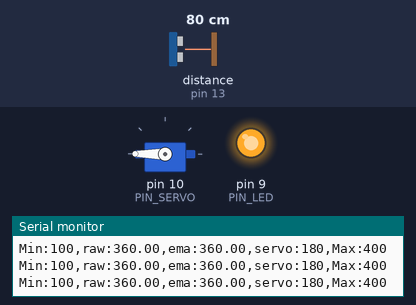
The sketch below on a simulated Arduino Uno, built with avr-gcc and run on an emulated ATmega328P. Shown: servo, output pins drawn as LEDs (lit = HIGH), the last lines printed to the serial monitor. Wiring (inferred from the names in the program): ultrasonic range finder: trigger pin 12; echo pin 13. The test bench sets the inputs (shaded band); at power-on: distance to the obstacle (sensor on pin 13) 80 cm. The echo pulse lasts 58.3 µs per cm; pins used as bus, display or sensor lines are not drawn.

Above: at 1.2 s.
1.3 s: distance to the obstacle (sensor on pin 13) set to 2 cm
At 1.9 s:
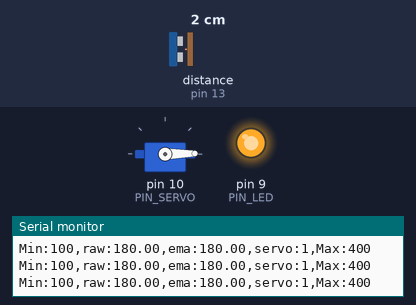
3.0 s: distance to the obstacle (sensor on pin 13) set to 16 cm
4.5 s: distance to the obstacle (sensor on pin 13) set to 19 cm
At 6.32 s:
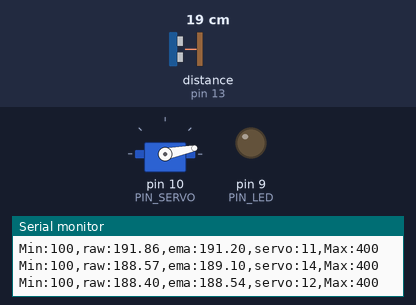
7.5 s: distance to the obstacle (sensor on pin 13) set to 4 cm
At 8.4 s:
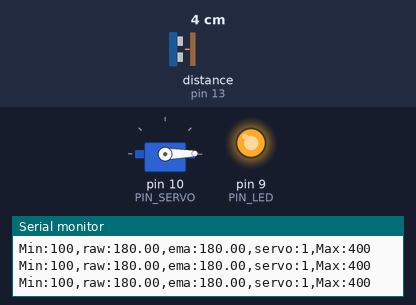
9.2 s: distance to the obstacle (sensor on pin 13) set to 35 cm
At 9.44 s:
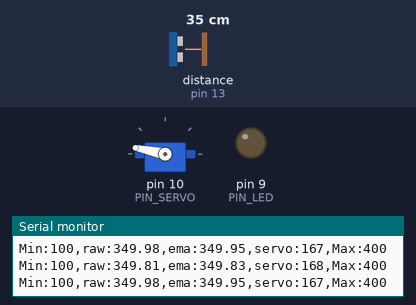
12.2 s: distance to the obstacle (sensor on pin 13) set to 60 cm
At 13.3 s:
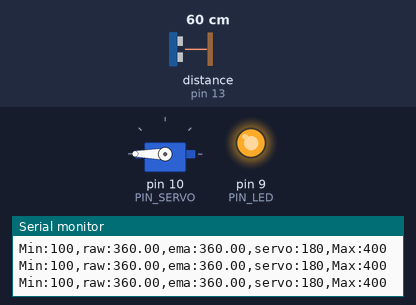
Timing chart, 0 to 14.9 s (numbered marks = the images above; inputs shaded):
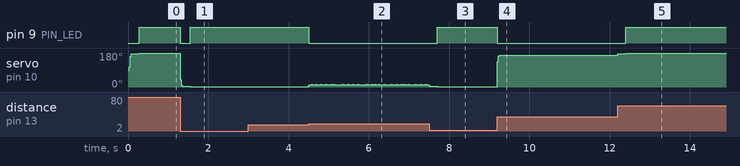

The sketch:

11P07.ino
```cpp
#include <Servo.h>

// Arduino pin assignment
#define PIN_LED 9
#define PIN_SERVO 10
#define PIN_TRIG 12
#define PIN_ECHO 13

// configurable parameters
#define SND_VEL 346.0 // sound velocity at 24 celsius degree (unit: m/s)
#define INTERVAL 25 // sampling interval (unit: ms)
#define _DIST_MIN 180 // minimum distance to be measured (unit: mm)
#define _DIST_MAX 360 // maximum distance to be measured (unit: mm)

#define _DUTY_MIN 553 // servo full clockwise position (0 degree)
#define _DUTY_NEU 1476 // servo neutral position (90 degree)
#define _DUTY_MAX 2399 // servo full counterclockwise position (180 degree)

#define ALPHA 0.8

// global variables
float timeout; // unit: us
float dist_min, dist_max, dist_raw, dist_prev; // unit: mm
unsigned long last_sampling_time; // unit: ms
float scale; // used for pulse duration to distance conversion
Servo myservo;

float dist_ema;

void setup() {
// initialize GPIO pins
  pinMode(PIN_LED,OUTPUT);
  pinMode(PIN_TRIG,OUTPUT);
  digitalWrite(PIN_TRIG, LOW);
  pinMode(PIN_ECHO,INPUT);

  myservo.attach(PIN_SERVO);
  myservo.writeMicroseconds(_DUTY_NEU);

// initialize USS related variables
    dist_min = _DIST_MIN;
    dist_max = _DIST_MAX;
    timeout = (INTERVAL / 2) * 1000.0; // precalculate pulseIn() timeout value. (unit: us)
    dist_raw = dist_prev = dist_ema = 0.0; // raw distance output from USS (unit: mm)
    scale = 0.001 * 0.5 * SND_VEL;

// initialize serial port
  Serial.begin(57600);

// initialize last sampling time
  last_sampling_time = 0;
  }

void loop() {
// wait until next sampling time.
// millis() returns the number of milliseconds since the program started. Will overflow after 50 days.
  if(millis() < last_sampling_time + INTERVAL) return;

// get a distance reading from the USS
  dist_raw = USS_measure(PIN_TRIG,PIN_ECHO);
  dist_ema = (ALPHA * dist_raw) + ((1-ALPHA)*dist_ema);

// output the read value to the serial port
  Serial.print("Min:100,raw:");
  Serial.print(dist_raw);
  Serial.print(",ema:");
  Serial.print(dist_ema);
  Serial.print(",servo:");
  Serial.print(myservo.read());
  Serial.println(",Max:400");

// adjust servo position according to the USS read value

  // add your code here!

  // 측정 범위 미만
  if(dist_ema <= _DIST_MIN) {
     myservo.writeMicroseconds(_DUTY_MIN);
     digitalWrite(PIN_LED, 255);
  }
  // 측정 범위 안
  // ema가 raw보다 커질 수 없으므로 이를 보정
  else if(dist_ema < _DIST_MAX){
     myservo.writeMicroseconds(get_servo_degree(dist_ema+2));
     digitalWrite(PIN_LED, 0);
  }
  // 측정 범위 초과
  else {
    myservo.writeMicroseconds(_DUTY_MAX);
    digitalWrite(PIN_LED, 255);
  }

// update last sampling time
  last_sampling_time += INTERVAL;
}

// get a distance reading from USS. return value is in millimeter.
float USS_measure(int TRIG, int ECHO)
{
  float reading;
  digitalWrite(TRIG, HIGH);
  delayMicroseconds(10);
  digitalWrite(TRIG, LOW);

  reading = pulseIn(ECHO, HIGH, timeout) * scale; // unit: mm
//  if(reading < dist_min || reading > dist_max)
//    reading = 0.0; // return 0 when out of range.
//
  if(reading == 0.0) {
    reading = dist_prev;
  }
  else {
    if (reading < dist_min) {
      reading = _DIST_MIN;
      dist_prev = reading;
    }
    else if (reading > dist_max) {
      reading = _DIST_MAX;
      dist_prev = reading;
    }
  }

  return reading;
}

float get_servo_degree(float distance) {
  return (_DUTY_MAX - _DUTY_MIN) / (_DIST_MAX - _DIST_MIN) * (distance - _DIST_MIN) + _DUTY_MIN;
}
```

Measured:
- the behaviour switches between 17 and 18 cm on distance to the obstacle (sensor on pin 13) (found by bisection; images 1 and 2)
- after the input at 1.3 s, pin 9 (PIN_LED): HIGH → LOW at once, → HIGH 0.25 s later; servo on pin 10 (PIN_SERVO): 180° → 3° at once, → 1° 0.25 s later
- after the input at 4.5 s, pin 9 (PIN_LED): HIGH → LOW at once
- after the input at 7.5 s, pin 9 (PIN_LED): LOW → HIGH after 0.20 s
- after the input at 9.2 s, pin 9 (PIN_LED): HIGH → LOW at once
- after the input at 12.2 s, pin 9 (PIN_LED): LOW → HIGH after 0.21 s
